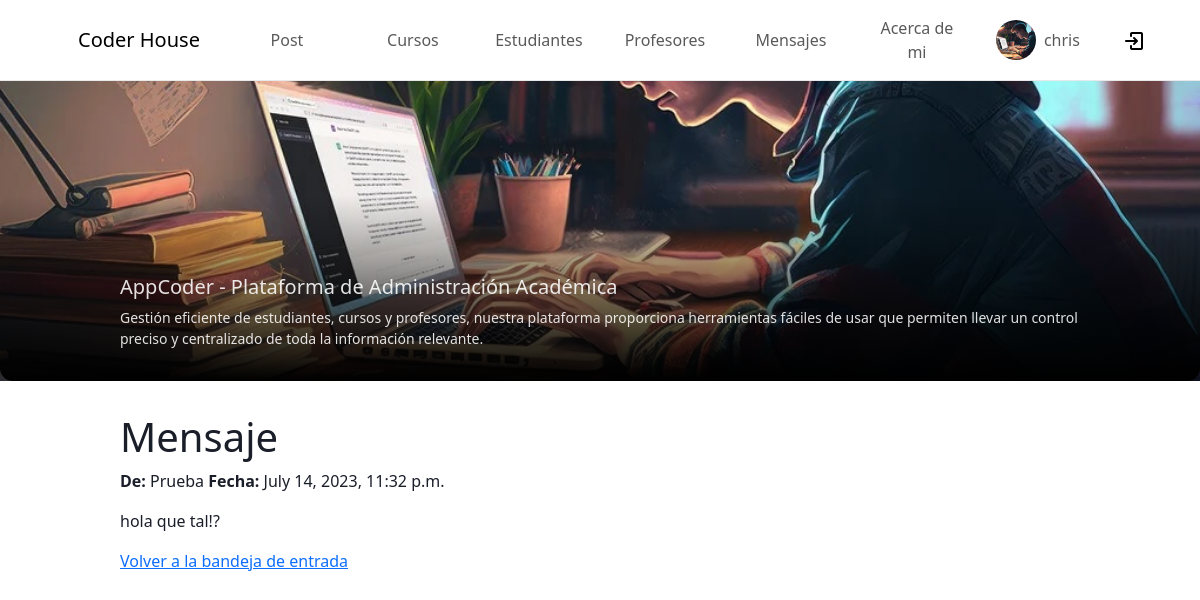
/Appcoder/verMensajes/6/ (signed in), run on the app's committed database.
### Appcoder/models.py (models this page shows)
class Mensaje(models.Model):
    remitente = models.ForeignKey(User, related_name='mensajes_enviados', on_delete=models.CASCADE)
    destinatario = models.ForeignKey(User, related_name='mensajes_recibidos', on_delete=models.CASCADE)
    contenido = models.TextField()
    fecha_creacion = models.DateTimeField(auto_now_add=True)
    class Meta:
        ordering = ['-fecha_creacion']

### Appcoder/views.py (the view)
# urls.py: path('verMensajes/<int:mensaje_id>/', verMensajes, name='verMensajes'),
@login_required
def verMensajes(request, mensaje_id=None):
    avatar = getavatar(request)
    if request.method == 'POST':
        pass
    else:
        mensaje = Mensaje.objects.get(id=mensaje_id)
        if mensaje.destinatario == request.user:
            return render(request, 'Appcoder/verMensajes.html', {'mensaje': mensaje,"avatar": avatar})
        else:
            return redirect('bandejaEntrada')

### Appcoder/views.py (called while the page is built)
@login_required
def getavatar(request):
    avatar = Avatar.objects.filter(user = request.user.id)
    try:
        avatar = avatar[0].image.url
    except:
        avatar = None
    return avatar

### Appcoder/templates/AppCoder/verMensajes.html
{% extends "AppCoder/inicio.html" %}
{% load static %}
{% block contenidoQueCambia %}
<h1>Mensaje</h1>
<p>
    <strong>De:</strong> {{ mensaje.remitente }}
    <strong>Fecha:</strong> {{ mensaje.fecha_creacion }}
</p>
<p>{{ mensaje.contenido }}</p>
<a href="{% url 'bandejaEntrada' %}">Volver a la bandeja de entrada</a>
{% endblock %}

### Appcoder/templates/AppCoder/inicio.html (shortened to what this page needs)
<!DOCTYPE html>
<html lang="en">
<head>
    {% load static %}
    <link href="{% static 'AppCoder/css/bootstrap.min.css'%}" rel="stylesheet" />
    <link href="{% static 'AppCoder/css/styles.css'%}" rel="stylesheet" />
</head>
<body>
    <nav class="navbar navbar-expand-lg navbar-light" id="mainNav">
        <div class="container px-4 px-lg-5 barra-nav">
            <a class="navbar-brand" href="{% url 'Inicio' %}">Coder House</a>
            <div class="collapse navbar-collapse" id="navbarResponsive">
                <ul class="navbar-nav ms-auto">
                    <li class="nav-item"><a class="nav-link" href="{% url 'create_post' %}">Post</a></li>
                    <li class="nav-item"><a class="nav-link" href="{% url 'Cursos' %}">Cursos</a></li>
                    <li class="nav-item"><a class="nav-link" href="{% url 'Estudiantes' %}">Estudiantes</a></li>
                    <li class="nav-item"><a class="nav-link" href="{% url 'Profesores' %}">Profesores</a></li>
                    <li class="nav-item"><a class="nav-link" href="{% url 'bandejaEntrada' %}">Mensajes</a></li>
                    <li class="nav-item"><a class="nav-link" href="{% url 'acercaDeMi' %}">Acerca de mi</a></li>
                    <li class="nav-item">
                        <a class="nav-link" href="{% url 'perfil' %}" style="display: flex;align-items: center;">
                            <div style="border-radius: 50%; overflow: hidden; width: 40px; height: 40px; margin-right: .5rem;">
                                <img src="{{avatar}}" style="width: 100%; height: 100%; object-fit: cover;" alt="perfil">
                            </div>
                            {{user.username}}
                         </a>
                    </li>
                    <li class="nav-item">
                        <a class="nav-link" style="min-width: 20px;" href="{% url 'login' %}">
                            <img src="/media/img/cerrar-sesion.png" alt="">
                        </a>
                    </li>
                </ul>
            </div>
        </div>
    </nav>
    <div id="banner">
        <div id="descr-web">
            <h5>AppCoder - Plataforma de Administración Académica</h5>
            Gestión eficiente de estudiantes, cursos y profesores, nuestra plataforma
            proporciona herramientas fáciles de usar que permiten llevar un control preciso y centralizado de toda la
            información relevante.
        </div>
    </div>
    <div id="main-container">
        {% block contenidoQueCambia %}
        {% endblock %}
    </div>
</body>
</html>

### Appcoder/static/AppCoder/css/styles.css (style rules this page uses)
body { color: #1a1e29; }
* { box-sizing: border-box !important; }
#banner { width: 100%; height: 300px; background: url("/media/img/banner.jpg") no-repeat; background-size: cover; background-position: center 72%; margin-bottom: 2rem; display: flex; align-items: flex-end; justify-content: center; }
#descr-web { width: 100%; font-size: 14px; border-radius: .8rem; padding: 5rem 10% 2rem 10%; padding-top: 5rem; color: rgba(255, 255, 255, 0.88); background: linear-gradient(0deg, black, transparent); }
#main-container { width: 80%; margin: 0 auto; }
.navbar { border-bottom: 1px solid #e9e9e9; }
.nav-item { display: flex; align-items: center; }
.nav-link { min-width: 110px; text-align: center; transition: all .2s ease-in-out; border-radius: 5px; margin-left: 1rem; }

### data on the page
Mensaje: remitente "Prueba", fecha_creacion "July 14, 2023, 11:32 p.m.", contenido "hola que tal!?"

### other printed values
{{ user.username }} "chris"
